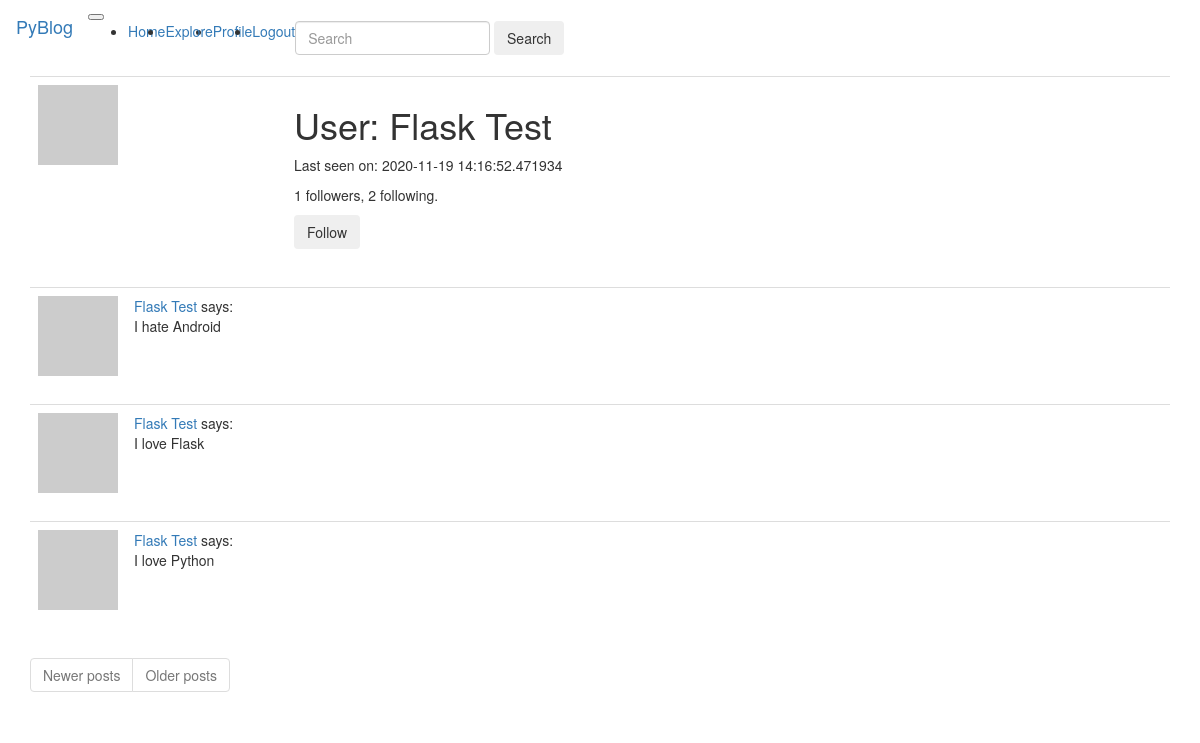
The page /user/Flask Test (signed in) on the database its author committed.
### app/models.py (models this page shows, shortened)
class User(UserMixin, db.Model):
    id = db.Column(db.Integer, primary_key=True)
    username = db.Column(db.String(64), index=True, unique=True)
    email = db.Column(db.String(120), index=True, unique=True)
    password_hash = db.Column(db.String(128))
    posts = db.relationship('Post', backref='author', lazy='dynamic')
    about_me = db.Column(db.String(140))
    last_seen = db.Column(db.DateTime, default=datetime.utcnow)
    followed = db.relationship(
        'User', secondary=followers,
        primaryjoin=(followers.c.follower_id == id),
        secondaryjoin=(followers.c.followed_id == id),
        backref=db.backref('followers', lazy='dynamic'), lazy='dynamic'
    )
    def avatar(self, size):
        digest = md5(self.email.lower().encode('utf-8')).hexdigest()
        return 'https://www.gravatar.com/avatar/{}?d=identicon&s={}'.format(digest, size)
    def is_following(self, user):
        return self.followed.filter(
            followers.c.followed_id == user.id).count() > 0

class Post(db.Model):
    id = db.Column(db.Integer, primary_key=True)
    body = db.Column(db.String(140))
    timestamp = db.Column(db.DateTime, index=True, default=datetime.utcnow)
    user_id = db.Column(db.Integer, db.ForeignKey('user.id'))

### app/routes.py (the view)
@app.route('/user/<username>')
@login_required
def user(username):
    user = User.query.filter_by(username=username).first_or_404()
    page = request.args.get('page', 1, type=int)
    posts = user.posts.order_by(Post.timestamp.desc()).paginate(
        page, app.config['POSTS_PER_PAGE'], False
    )
    next_url = url_for('user', username=user.username, page=posts.next_num) \
        if posts.has_next else None
    prev_url = url_for('user', username=user.username, page=posts.prev_num) \
        if posts.has_prev else None
    form = EmptyForm()
    return render_template('user.html', user=user, posts=posts.items, next_url=next_url, prev_url=prev_url ,form=form)

### app/forms.py
class EmptyForm(FlaskForm):
    submit = SubmitField('Submit')

### app/models.py (called while the page is built)
@login.user_loader
def load_user(id):
    return User.query.get(int(id))

### app/routes.py (called while the page is built)
@app.before_request
def before_request():
    if current_user.is_authenticated:
        current_user.last_seen = datetime.utcnow()
        db.session.commit()

### app/templates/user.html (shortened to what this page needs)
{% extends "base.html" %}
{% block app_content %}
    <table class="table table-hover">
        <tr>
            <td width="256px"><img src="{{ user.avatar(256) }}"></td>
            <td>
                <h1>User: {{ user.username }}</h1>
                {% if user.last_seen %}<p>Last seen on: {{ user.last_seen }}</p>{% endif %}
                <p>{{ user.followers.count() }} followers, {{ user.followed.count() }} following.</p>
                {% if user == current_user %}
                <p><a href="{{ url_for('edit_profile') }}">Edit your profile</a></p>
                {% elif not current_user.is_following(user) %}
                <p>
                    <form action="{{ url_for('follow', username=user.username) }}" method="post">
                        {{ form.submit(value='Follow', class="btn btn-outline-primary") }}
                    </form>
                </p>
                {% endif %}
            </td>
        </tr>
    </table>
    {% for post in posts %}
        {% include '_post.html' %}
    {% endfor %}
    <nav aria-label="Page navigation example">
        <ul class="pagination">
            <li class="page-item {% if not prev_url %} disabled {% endif %}">
                <a class="page-link" href="{{ prev_url or '#' }}" tabindex="-1">Newer posts</a>
            </li>
            <li class="page-item {% if not next_url %} disabled {% endif %}">
                <a class="page-link" href="{{ next_url or '#' }}">Older posts</a>
            </li>
        </ul>
    </nav>
{% endblock %}

### app/templates/_post.html
<table class="table table-hover">
        <tr>
            <td width="70px">
                <a href="{{ url_for('user', username=post.author.username) }}">
                    <img src="{{ post.author.avatar(70) }}" />
                </a>
            </td>
            <td>
                <a href="{{ url_for('user', username=post.author.username) }}">
                    {{ post.author.username }}
                </a>
                says:
                <br>
                {{ post.body }}
            </td>
        </tr>
    </table>

### rows shown on the page
User: username "Flask Test", last_seen "2020-11-19 14:16:52.471934"
Post: author.username "Flask Test", body "I hate Android"
Post: author.username "Flask Test", body "I love Flask"
Post: author.username "Flask Test", body "I love Python"

### other values the page prints
{{ user.followers.count() }} "1"
{{ user.followed.count() }} "2"
